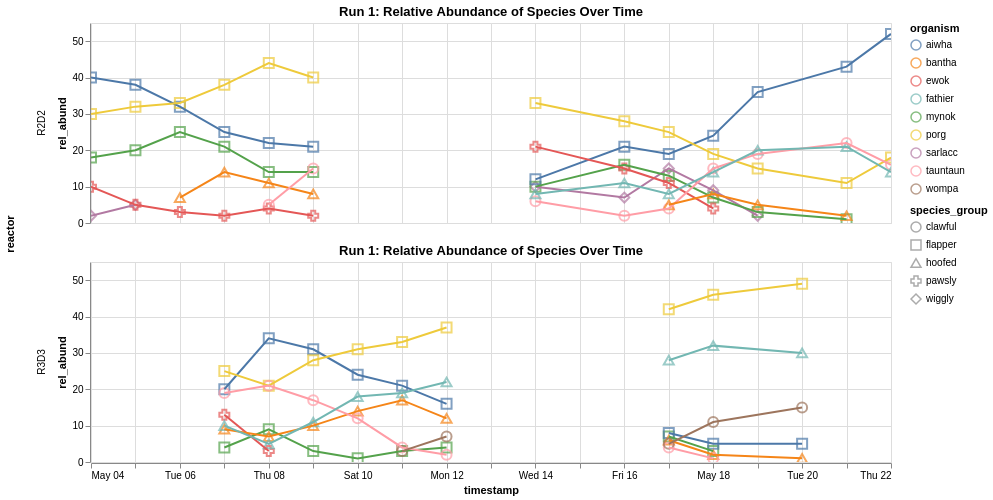

Source (notebook cell):
### Markdown cell above
## Legend select

### Code cell
selection = alt.selection_point(fields=['organism'], bind='legend')


base = alt.Chart(df).encode(
    x = 'timestamp:T',
    y = 'rel_abund:Q',
    color = 'organism:N',
    #color = 'species_group:N',aaa
    detail='run_id:N',
    tooltip=['organism:N', 'species_group:N', 'rel_abund:Q', 'timestamp:O', 'run_id:N','site:N','sample_id:N'],
).properties(
    title = 'Run 1: Relative Abundance of Species Over Time',
    width = 800,
    height = 200
).interactive()

points = base.mark_point().encode(
    shape='species_group:N',
    size=alt.condition(selection, alt.value(100), alt.value(20))
).add_params(
    selection
)

lines = base.mark_line().encode(
    size=alt.condition(selection, alt.value(2), alt.value(0.5))
).add_params(
    selection
)

chart = points + lines
chart = chart.facet(
    row='reactor:N',
)
chart

### Figure 1 — Vega-Lite specification as saved in the notebook (floating-point values rounded to 4 significant figures; data arrays with more than 128 entries replaced by an {"elided": "..."} marker saying what was removed)
{"config": {"view": {"continuousWidth": 300, "continuousHeight": 300}}, "data": {"name": "data-cbc849f788983a4159928421c4091559"}, "facet": {"row": {"field": "reactor", "type": "nominal"}}, "spec": {"layer": [{"mark": {"type": "point"}, "encoding": {"color": {"field": "organism", "type": "nominal"}, "detail": {"field": "run_id", "type": "nominal"}, "shape": {"field": "species_group", "type": "nominal"}, "size": {"condition": {"param": "param_63", "value": 100}, "value": 20}, "tooltip": [{"field": "organism", "type": "nominal"}, {"field": "species_group", "type": "nominal"}, {"field": "rel_abund", "type": "quantitative"}, {"field": "timestamp", "type": "ordinal"}, {"field": "run_id", "type": "nominal"}, {"field": "site", "type": "nominal"}, {"field": "sample_id", "type": "nominal"}], "x": {"field": "timestamp", "type": "temporal"}, "y": {"field": "rel_abund", "type": "quantitative"}}, "name": "view_20", "title": "Run 1: Relative Abundance of Species Over Time"}, {"mark": {"type": "line"}, "encoding": {"color": {"field": "organism", "type": "nominal"}, "detail": {"field": "run_id", "type": "nominal"}, "size": {"condition": {"param": "param_63", "value": 2}, "value": 0.5}, "tooltip": [{"field": "organism", "type": "nominal"}, {"field": "species_group", "type": "nominal"}, {"field": "rel_abund", "type": "quantitative"}, {"field": "timestamp", "type": "ordinal"}, {"field": "run_id", "type": "nominal"}, {"field": "site", "type": "nominal"}, {"field": "sample_id", "type": "nominal"}], "x": {"field": "timestamp", "type": "temporal"}, "y": {"field": "rel_abund", "type": "quantitative"}}, "title": "Run 1: Relative Abundance of Species Over Time"}], "height": 200, "width": 800}, "params": [{"name": "param_64", "select": {"type": "interval", "encodings": ["x", "y"]}, "bind": "scales", "views": ["view_20"]}, {"name": "param_63", "select": {"type": "point", "fields": ["organism"]}, "bind": "legend", "views": ["view_20"]}], "$schema": "https://vega.github.io/schema/vega-lite/v5.20.1.json", "datasets": {"data-cbc849f788983a4159928421c4091559": {"elided": "138 records"}}}
